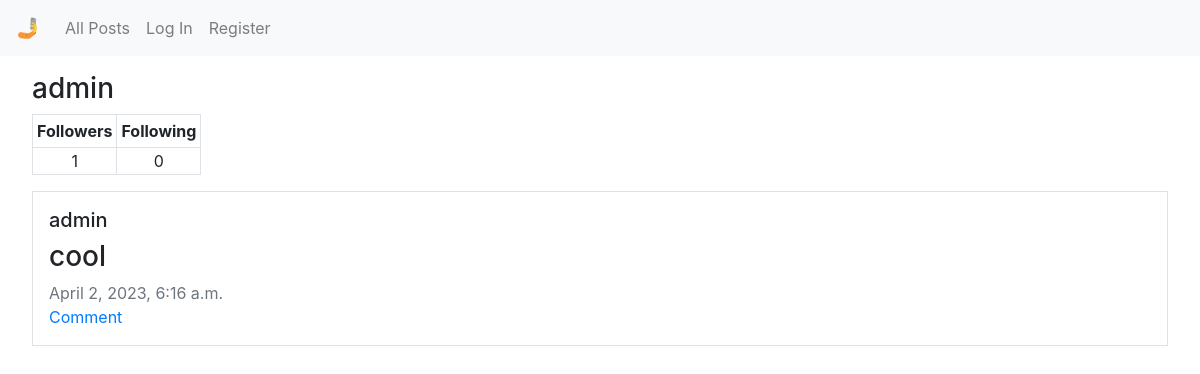
Page /profile/admin on the earlier database version.
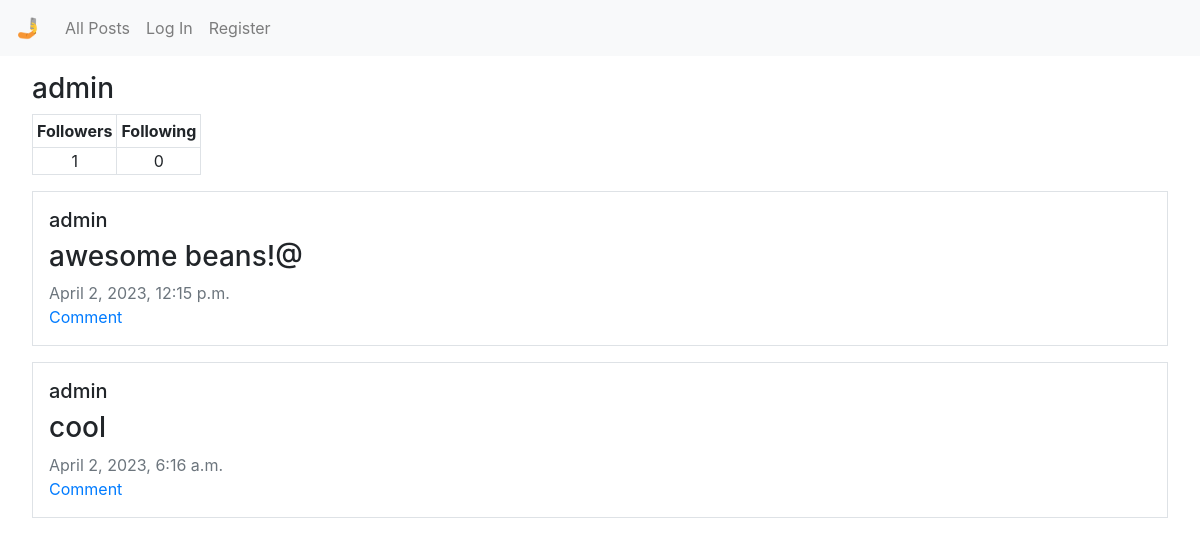
Same page on the later database version.
### network/models.py (models this page shows, shortened)
class Post(models.Model):
    poster = models.ForeignKey(User, on_delete=models.CASCADE, null=True, default=None)
    post = models.CharField(max_length=2000)
    datetime = models.DateTimeField(auto_now=True)

class User(AbstractUser):
    pass

### network/views.py (the view, shortened to what this page needs)
# urls.py: path("profile/<str:user>", views.profile, name="profile"),
@csrf_exempt
def profile(request, user):
    profile_user = User.objects.get(username=user)
    posts = Post.objects.filter(poster=profile_user).order_by('datetime')
    followers = Follow.objects.filter(following_user=profile_user).count()
    following = Follow.objects.filter(user=profile_user).count()
    try:
        Follow.objects.get(user=request.user, following_user=User.objects.get(username=user))
        f_status = True
    except:
        f_status = False
    return render(request, "network/profile.html",{
        "posts": posts,
        "user": profile_user.username,
        "followers": followers,
        "following": following,
        "f_status": f_status
    })

### network/templates/network/profile.html (shortened to what this page needs)
{% extends "network/layout.html" %}
{% block body %}
    <h3 class="ml-3">{% if user == request.user.username %}Your Profile{% else %}{{ user }}{% endif %}</h3>
    <table class="ml-3">
        <thead>
            <tr>
                <th class="border p-1">Followers</th>
                <th class="border p-1">Following</th>
            </tr>
        </thead>
        <tbody>
            <tr>
                <td id="follower-num" class="border text-center">{{ followers }}</td>
                <td id="following-num" class="border text-center">{{ following }}</td>
                <td>
                </td>
            </tr>
        </tbody>
    </table>
    <div class="posts">
        {% for post in posts reversed %}
        <div class="border m-3 p-3">
            <h5>{{ post.poster }}</h5>
            <div id="post_body{{ post.pk }}"><h3>{{ post.post }}</h3></div>
            <div class="text-muted">{{ post.datetime }}</div>
            <a href="#">Comment</a>
        </div>
        {% empty %}
        <div class="m-3 p-3"><h5>No posts to display.</h5></div>
        {% endfor %}
    </div>
{% endblock %}

Differences in the rows shown:
added Post: poster "admin", post "awesome beans!@", datetime "April 2, 2023, 12:15 p.m."
